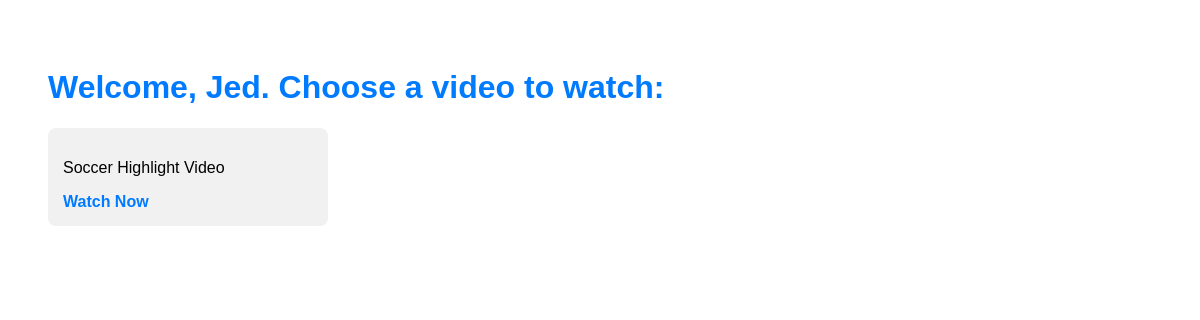
Page /select_video/1/ on the earlier database version.
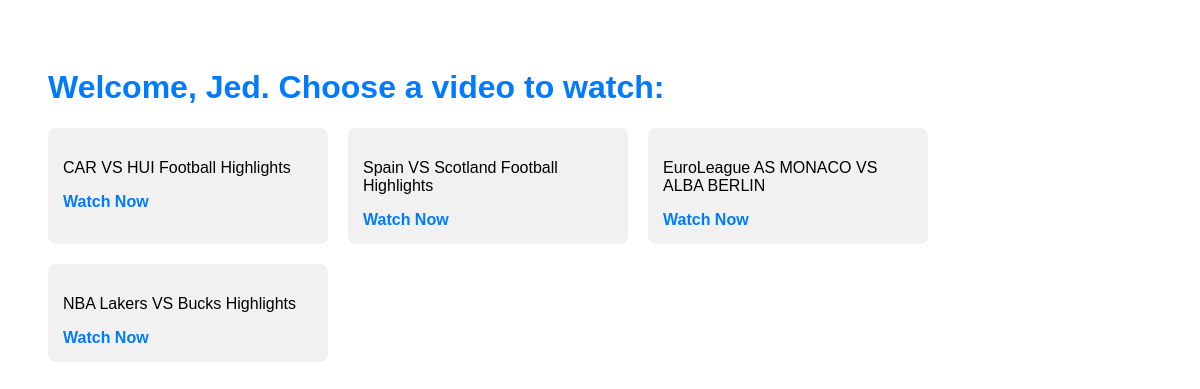
Same page on the later database version.
### core/models.py (models this page shows, shortened)
class User(models.Model):
    name = models.CharField(max_length=100)
    preferences = models.ManyToManyField(Interest)

class Video(models.Model):
    title = models.CharField(max_length=100)
    file = models.FileField(upload_to='videos/')

### core/views.py (the view)
# urls.py: path('select_video/<int:user_id>/', views.select_video, name='select_video'),
def select_video(request, user_id):
    user = get_object_or_404(User, pk=user_id)
    videos = Video.objects.all()
    return render(request, 'select_video.html', {'user': user, 'videos': videos})

### core/templates/select_video.html (shortened to what this page needs)
<!DOCTYPE html>
<html>
<head>
</head>
<body>
    <h1>Welcome, {{ user.name }}. Choose a video to watch:</h1>
    <div class="video-list">
        {% for video in videos %}
        <div class="video-item">
            <p>{{ video.title }}</p>
            <a href="{% url 'watch_video' user.id video.id %}">Watch Now</a>
        </div>
        {% endfor %}
    </div>
</body>
</html>

### core/templates/select_video.html (style rules this page uses)
body { font-family: Arial, sans-serif; padding: 40px; }
h1 { color: #007bff; }
.video-list { display: flex; flex-wrap: wrap; gap: 20px; }
.video-item { padding: 15px; background: #f1f1f1; border-radius: 8px; width: 250px; }
.video-item a { text-decoration: none; color: #007bff; font-weight: bold; }

Differences in the rows shown:
changed Video: title "Soccer Highlight Video" → "CAR VS HUI Football Highlights"
added Video: title "Spain VS Scotland Football Highlights"
added Video: title "EuroLeague AS MONACO VS ALBA BERLIN"
added Video: title "NBA Lakers VS Bucks Highlights"
